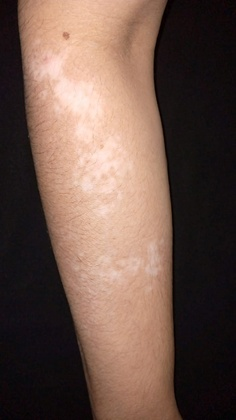
%> input picture 1.1.jpg, 236 x 420 px, shrunk from 720 x 1280 before the run
$ octave --eval "testimagesegmentation('1.1.jpg');"   (GNU Octave 9; MATLAB toolbox functions it lacks are replaced by stand-ins)
%> lines starting %> are read from the running program, lines starting %| are printed output that depends on the picture
function testimagesegmentation(imagefilepath)
%> called with imagefilepath = '1.1.jpg'
%K means clustering

%READ A RGB IMAGE
A = imread(imagefilepath);
%> A is the input picture: size 420x236x3 uint8; mean R, G, B 107.5, 84, 73.7
figure,subplot(121),imagesc(A);title('RGB Image');hold on;

A = double(A);
%> A: size 420x236x3 double

%CARTESIAN GRID FOR THE 2D IMAGE
[Xp,Yp] = meshgrid(1:size(A,2),1:size(A,1));

%NUMBER OF CLUSTERS
num_clusters = 4;

%THRESHOLD VALUE FOR EACH CHANNEL
Tval = 1;

%GLOBAL THRESHOLD VALUE
Global_Tval = 3;

%RANDOM IMAGE POSITIONS
RX = randi(size(A,1),1,num_clusters);
RY = randi(size(A,2),1,num_clusters);


%PREALLOCATE THE VECTORS
RGB_val = zeros([num_clusters,3]);
RGB_new = zeros([num_clusters,3]);

%FETCH THE RGB PIXEL VALUE OF THE RANDOM IMAGE POSITIONS
for j = 1:num_clusters
   RGB_val(j,:) = A(RX(j),RY(j),:);
end
%> after the loop, RGB_val = [150 112 91; 17 12 18; 225 180 157; 235 191 164]


myvox = zeros([size(A,1) size(A,2) num_clusters]);
flag = 1;

Rcomp = A(:,:,1); %RED CHANNEL
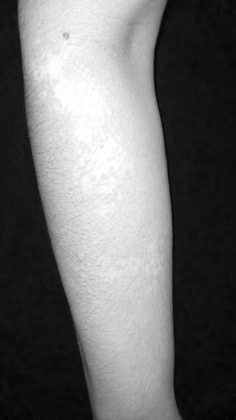
%> Rcomp: size 420x236 double; min 2, max 255, mean 107.5
Gcomp = A(:,:,2); %GREEN CHANNEL
Bcomp = A(:,:,3); %BLUE CHANNEL
it=0;


while flag==1

 %EUCLIDEAN DISTANCE BETWEEN THE RANDOM RGB PIXEL VALUE
 %AND THE PIXEL VALUES IN THE IMAGE
 for j = 1: num_clusters
     myvox(:,:,j) = sqrt((A(:,:,1)-RGB_val(j,1)).^2+(A(:,:,2)-RGB_val(j,2)).^2+(A(:,:,3)-RGB_val(j,3)).^2);
 end

%FIND THE MINIMUM VALUE(Y) AND THE CORRESPONDING CLUSTER NUMBERS(ClusterMap)
[Y,ClusterMap] = min(myvox,[],3);


%MEAN VALUE PIXEL VALUES IN EACH CHANNEL WITH RESPECT TO THE CLUSTERS
for j = 1:num_clusters

   RGB_new(j,1) = mean(Rcomp(ClusterMap(:)==j));
   RGB_new(j,2) = mean(Gcomp(ClusterMap(:)==j));
   RGB_new(j,3) = mean(Bcomp(ClusterMap(:)==j));
end

%DIFFERENCE BETWEEN THE NEW VALUE AND THE OLD VALUE
DiffVal = abs(RGB_val-RGB_new);


%IF THE DIFFERENCE IS LESS,STOP THE ITERATION ELSE
%ASSIGN THE NEW VALUE AND CONTINUE
if(sum(DiffVal(:)) < Global_Tval)
    flag = 0;
else
  if(sum(DiffVal(:,1))>Tval)
    RGB_val(:,1) = RGB_new(:,1);
  end
  if(sum(DiffVal(:,2))>Tval)
    RGB_val(:,2) = RGB_new(:,2);
  end
  if(sum(DiffVal(:,3))>Tval)
     RGB_val(:,3) = RGB_new(:,3);
  end
end


%NUMBER OF ITERATIONS
it=it+1;

end;
%> this loop made 18 passes
%> pass 1, in testimagesegmentation, `[Y,ClusterMap] = min(myvox,[],3);`:
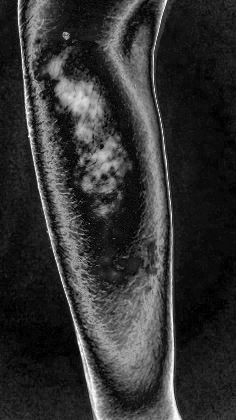
%> Y: size 420x236 double; min 0, max 91.94, mean 18.4; drawn with min black and max white
%> pass 1, in testimagesegmentation, `[Y,ClusterMap] = min(myvox,[],3);`:
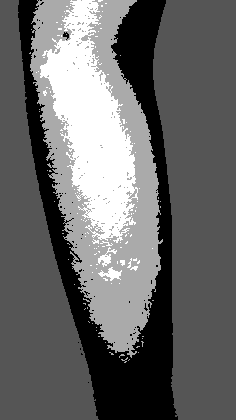
%> ClusterMap: size 420x236 double; min 1, max 4, mean 2.23; drawn with min black and max white
%> after the loop:
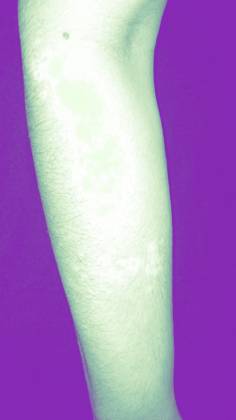
%> myvox: size 420x236x4 double; mean R, G, B, A 132, 131.5, 152.4, 198.7; transparent parts drawn white
%> after the loop, RGB_new = [139.8 102 82.2; 18.72 13.63 15.14; 194 148.6 125; 234.7 193.3 170.6]; RGB_val = [139.9 102 82.57; 18.73 13.63 15.15; 194.1 148.8 125.5; 234.8 193.4 171]; flag = 0; it = 18
subplot(122),imagesc(ClusterMap);title('Clusters');colormap(jet);
%> after `colormap(jet)`:
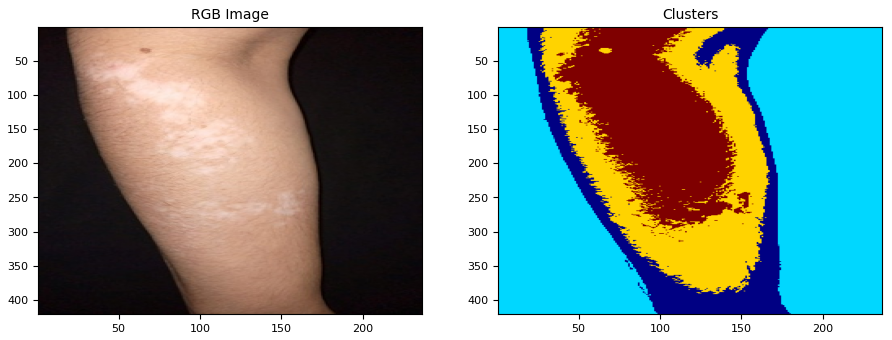
%> figure redrawn from the program's plot data, 2 panels


%DISPLAY THE SEGMENTED IMAGE BASED ON COLORS
m=2;
n = round(num_clusters/m);

for k=1:num_clusters
F = repmat(logical(ClusterMap==k),1,1,3).*double(A);
figure(2),subplot(n,m,k),imagesc(uint8(F));hold on;
end
%> this loop made 4 passes
%> pass 1, in testimagesegmentation, `F = repmat(logical(ClusterMap==k),1,1,3).*double(A);`:
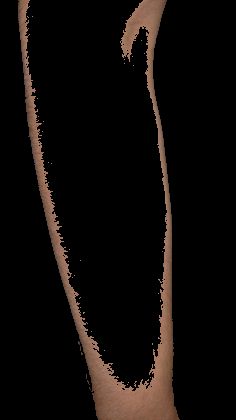
%> F: size 420x236x3 double; mean R, G, B 15.7, 11.5, 9.3
%> `testimagesegmentation('1.1.jpg');`:
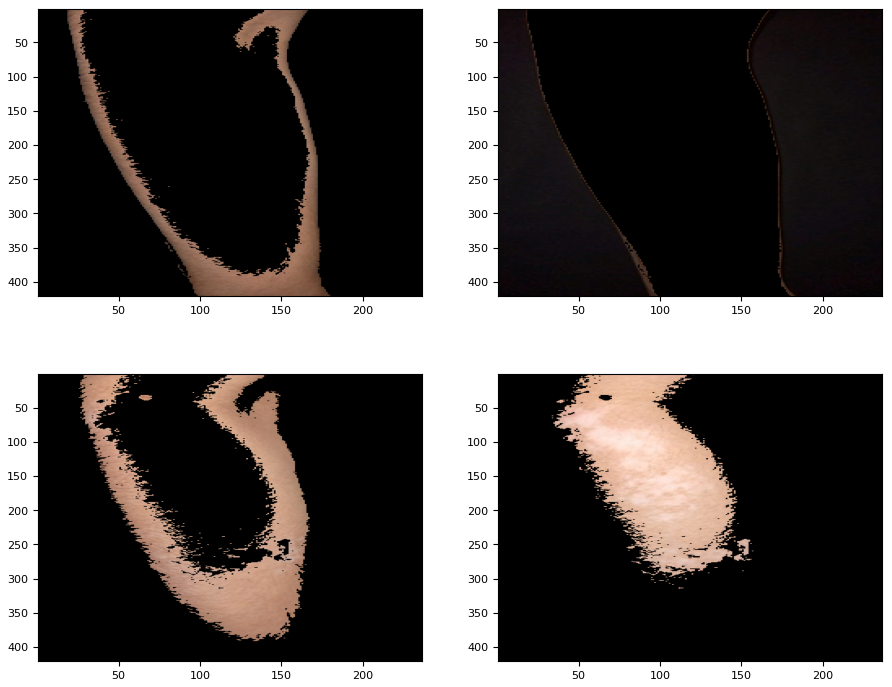
%> figure redrawn from the program's plot data, 4 panels

$ run again, on 4.14.jpg
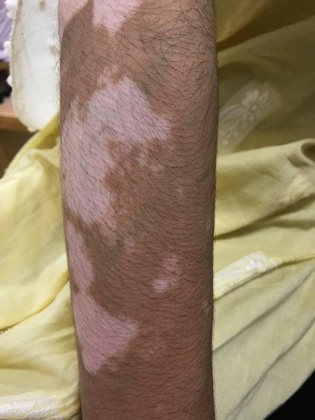
%> input picture 4.14.jpg, 315 x 420 px, shrunk from 750 x 1000 before the run
%> in testimagesegmentation, A is the input picture: size 420x315x3 uint8; mean R, G, B 148.2, 128.7, 103.3
%> A: size 420x315x3 double
%> after the loop in testimagesegmentation, `for j = 1:num_clusters`: RGB_val = [107 73 61; 192 188 151; 174 143 141; 151 118 111]
%> after the loop in testimagesegmentation, `while flag==1`:
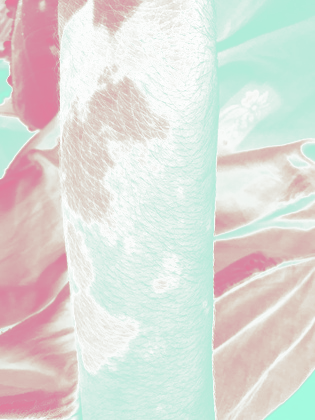
%> myvox: size 420x315x4 double; mean R, G, B, A 102.2, 142, 90.6, 74.9; transparent parts drawn white
%> after the loop in testimagesegmentation, `while flag==1`: RGB_new = [95.79 72.64 50.55; 220.2 213.4 185.5; 184.3 171.1 137.5; 141.2 113.3 93.91]; RGB_val = [95.67 72.55 50.44; 220 213.1 185; 184.1 170.8 137.3; 140.9 113.1 93.64]; flag = 0; it = 10
%> `testimagesegmentation('1.1.jpg');`:
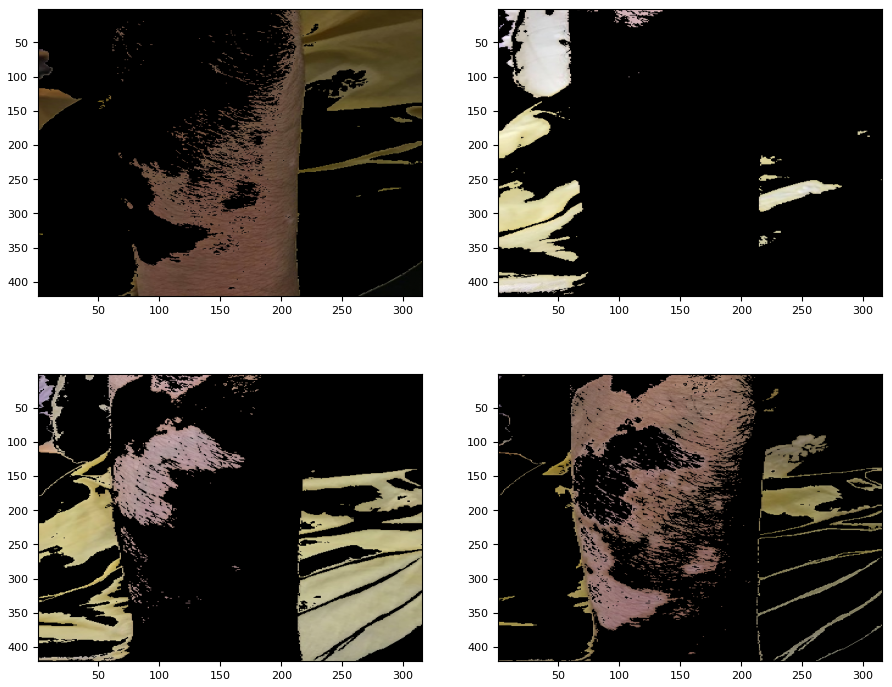
%> figure redrawn from the program's plot data, 4 panels

$ run again, on 18.48.jpeg
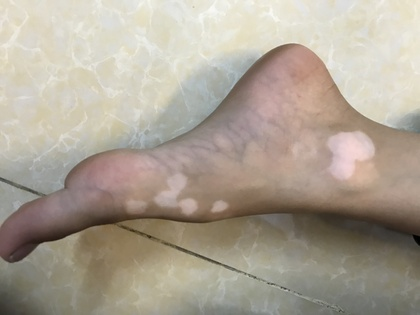
%> input picture 18.48.jpeg, 420 x 315 px, shrunk from 4032 x 3024 before the run
%> in testimagesegmentation, A is the input picture: size 315x420x3 uint8; mean R, G, B 172, 162.4, 148.6
%> A: size 315x420x3 double
%> after the loop in testimagesegmentation, `for j = 1:num_clusters`: RGB_val = [181 171 144; 95 87 66; 191 192 178; 176 186 185]
%> after the loop in testimagesegmentation, `while flag==1`:
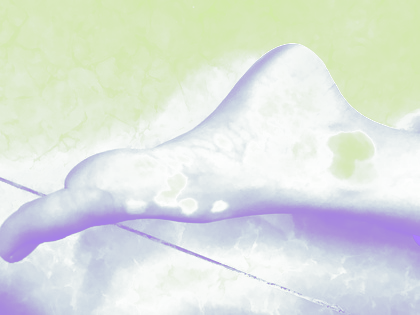
%> myvox: size 315x420x4 double; mean R, G, B, A 87.5, 155, 97.2, 68.7; transparent parts drawn white
%> after the loop in testimagesegmentation, `while flag==1`: RGB_new = [135 124 108.4; 85.15 72.94 60.3; 221.2 217.2 202.8; 173.4 159.9 147.7]; RGB_val = [135.3 124.3 108.7; 85.54 73.32 60.67; 221.2 217.2 202.8; 173.6 160.1 147.9]; flag = 0; it = 14
%> `testimagesegmentation('1.1.jpg');`:
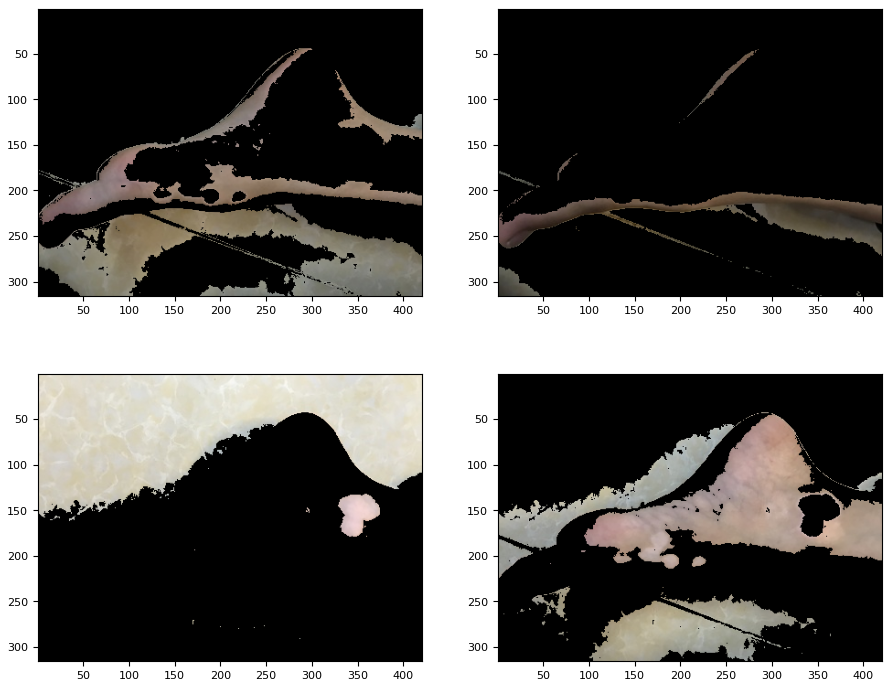
%> figure redrawn from the program's plot data, 4 panels
